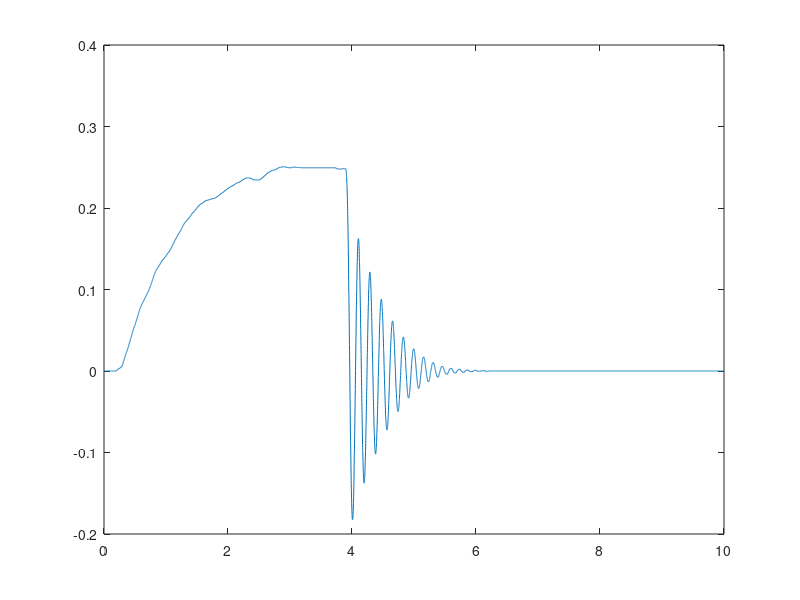
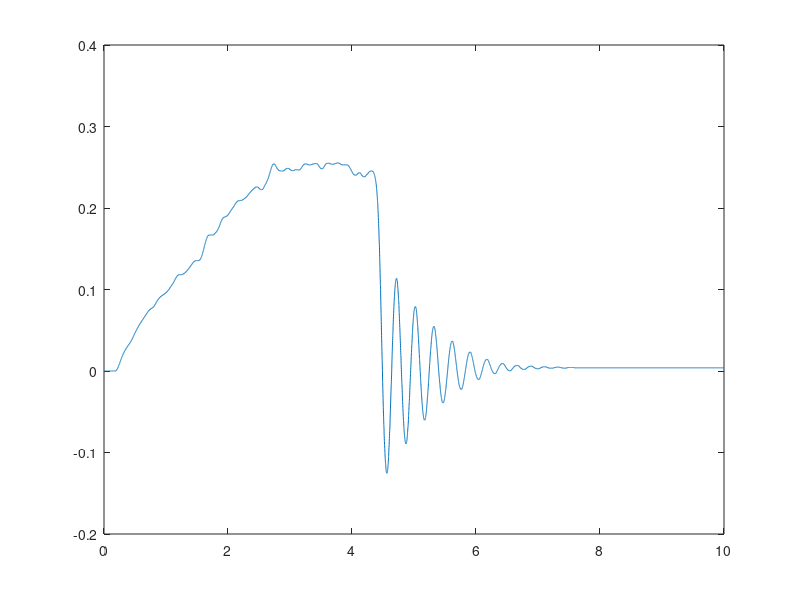
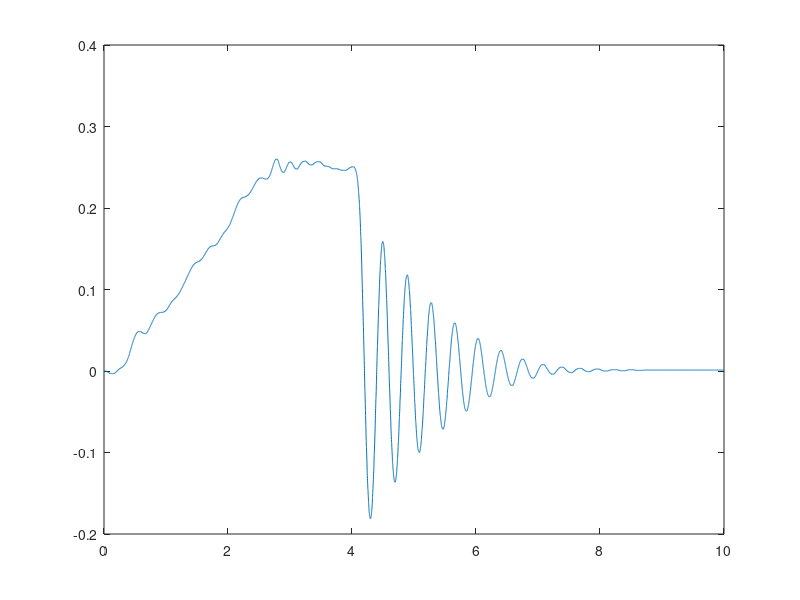

Here is the MATLAB script that generated these plots, in order: (Note: this script raises an error after producing the figures.)
clear all
close all
clc

% ----------------------------------------------------

% 24-452 MSE Spring 2025 Group B3 
% LAB 1 - Torsional - Experiment 2
fprintf('\n24-452 MSE Lab 1\n');

% ----------------------------------------------------
% Measured Values
r = 0.09;
m = 0.503;

% Data Import
data1 = textread('t2_1_1.txt','','headerlines',22);
time1 = data1(:,1);
disp1 = data1(:,3);
figure(1)
plot(time1, disp1)

data2 = textread('t2_1_2.txt','','headerlines',22);
time2 = data2(:,1);
disp2 = data2(:,3);
figure(2)
plot(time2,disp2)

data3 = textread('t2_1_3.txt','','headerlines',22);
time3 = data3(:,1);
disp3 = data3(:,3);
figure(3)
plot(time3,disp3)

data4 = textread('t2_2_1.txt','','headerlines',22);
time4 = data4(:,1);
disp4 = data4(:,4);

data5 = textread('t2_2_2.txt','','headerlines',22);
time5 = data5(:,1);
disp5 = data5(:,4);

data6 = textread('t2_3_1.txt','','headerlines',22);
time6 = data6(:,1);
disp6 = data6(:,5);

data7 = textread('t2_3_2.txt','','headerlines',22);
time7 = data7(:,1);
disp7 = data7(:,5);
%% Question 2
[wn_ratio2,wn1,wn2,dampingRatio1,dampingRatio2] = getNaturalFreqRatio(time1,disp1,time2,disp2);

I_disk = (m*r^2)/(wn_ratio2-1);

k = wn1^2 * I_disk;
c1 = dampingRatio1 * 2 * sqrt(k*I_disk);
c2 = dampingRatio2 * 2 * sqrt(k*(I_disk+(m*0.09^2)));

fprintf("Disk Moment of Inertia: %4f\n",I_disk)
fprintf("Spring Rate: %d\n",k)
fprintf("Damping Coefficient Test 1: %2f\nDamping Coefficient Test 2: %2f \n", c1, c2)
fprintf("Damping Ratio Test 1: %4f\nDamping Ratio Test 2: %4f\n",dampingRatio1, dampingRatio2)

figure()
hold on
subplot(2,1,1)
plot(time1,disp1)
xlabel('Time (s)')
ylabel('Displacement (m)')
title('Torsional Test 1')
subplot(2,1,2)
plot(time2,disp2)
xlabel('Time (s)')
ylabel('Displacement (m)')
title('Torsional Test 2')
hold off
%% Question 3 (need to run Q2 for some values)
[wn_ratio3,wn2,wn3,dampingRatio2,dampingRatio3] = getNaturalFreqRatio(time2,disp2,time3,disp3);

I_2 = I_disk + m*r^2;
mass_block = I_2*(wn_ratio3-1)/r^2;

fprintf('Disk Mass %2f\n',mass_block)

figure()
hold on
subplot(2,1,1)
plot(time2,disp2)
xlabel('Time (s)')
ylabel('Displacement (m)')
title('Torsional Test 2')
subplot(2,1,2)
plot(time3,disp3)
xlabel('Time (s)')
ylabel('Displacement (m)')
title('Torsional Test 3')
hold off
%% Question 5
[wn_ratio5,wn4,wn5,dampingRatio4,dampingRatio5] = getNaturalFreqRatio(time4,disp4,time5,disp5);

I_disk2 = (m*r^2)/(wn_ratio5-1);

k_5 = wn4^2 * I_disk2;
c4 = dampingRatio4 * 2 * sqrt(k_5*I_disk2);
c5 = dampingRatio5 * 2 * sqrt(k_5*(I_disk2+(m*r^2)));

fprintf("Disk Moment of Inertia: %4f\n",I_disk2)
fprintf("Spring Rate: %d\n",k_5)
fprintf("Damping Coefficient Test 4: %2f\nDamping Coefficient Test 5: %2f \n", c4, c5)
fprintf("Damping Ratio Test 4: %4f\nDamping Ratio Test 5: %4f\n",dampingRatio4, dampingRatio5)

figure()
hold on
subplot(2,1,1)
plot(time4,disp4)
xlabel('Time (s)')
ylabel('Displacement (m)')
title('Torsional Test 4')
subplot(2,1,2)
plot(time5,disp5)
xlabel('Time (s)')
ylabel('Displacement (m)')
title('Torsional Test 5')
hold off
%% Question 6
[wn_ratio6,wn6,wn7,dampingRatio6,dampingRatio7] = getNaturalFreqRatio(time6,disp6,time7,disp7);

I_disk3 = (m*r^2)/(wn_ratio6-1);

k_6 = wn6^2 * I_disk3;
c6 = dampingRatio6 * 2 * sqrt(k_6*I_disk3);
c7 = dampingRatio7 * 2 * sqrt(k_6*(I_disk3+(m*r^2)));

fprintf("Disk 3 Moment of Inertia: %4f\n",I_disk3)
fprintf("Spring Rate: %d\n",k_6)
fprintf("Damping Coefficient Test 6: %2f\nDamping Coefficient Test 7: %2f \n", c6, c7)
fprintf("Damping Ratio Test 6: %4f\nDamping Ratio Test 7: %4f\n",dampingRatio6, dampingRatio7)

figure()
hold on
subplot(2,1,1)
plot(time6,disp6)
xlabel('Time (s)')
ylabel('Displacement (m)')
title('Torsional Test 6')
subplot(2,1,2)
plot(time7,disp7)
xlabel('Time (s)')
ylabel('Displacement (m)')
title('Torsional Test 7')
hold off
